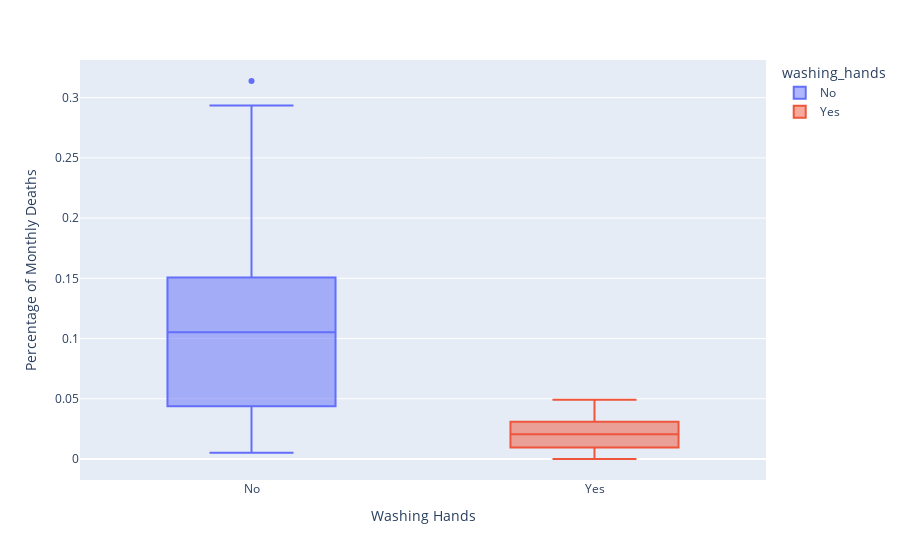

The code cell stored with this chart in its notebook:
### Code cell
px.box(df_monthly,
      x='washing_hands',
      y='pct_deaths',
      color='washing_hands').update_layout(xaxis_title='Washing Hands',
                                          yaxis_title='Percentage of Monthly Deaths')

### Figure 1 — Plotly figure (JSON) as saved in the notebook; plotly's stock layout.template omitted (floating-point values rounded to 4 significant figures)
{"data": [{"alignmentgroup": "True", "hovertemplate": "washing_hands=%{x}<br>pct_deaths=%{y}<extra></extra>", "legendgroup": "No", "marker": {"color": "#636efa"}, "name": "No", "notched": false, "offsetgroup": "No", "orientation": "v", "showlegend": true, "type": "box", "x": ["No", "No", "No", "No", "No", "No", "No", "No", "No", "No", "No", "No", "No", "No", "No", "No", "No", "No", "No", "No", "No", "No", "No", "No", "No", "No", "No", "No", "No", "No", "No", "No", "No", "No", "No", "No", "No", "No", "No", "No", "No", "No", "No", "No", "No", "No", "No", "No", "No", "No", "No", "No", "No", "No", "No", "No", "No", "No", "No", "No", "No", "No", "No", "No", "No", "No", "No", "No", "No", "No", "No", "No", "No", "No", "No", "No"], "x0": " ", "xaxis": "x", "y": [0.1457, 0.07531, 0.04332, 0.01569, 0.007843, 0.05, 0.08421, 0.01351, 0.01878, 0.1102, 0.2255, 0.2085, 0.1222, 0.1023, 0.1074, 0.03226, 0.06593, 0.2078, 0.2546, 0.1839, 0.2934, 0.2297, 0.3138, 0.1912, 0.1597, 0.1241, 0.1193, 0.06098, 0.04082, 0.005236, 0.01554, 0.02262, 0.176, 0.07143, 0.08051, 0.1516, 0.1128, 0.1703, 0.1731, 0.05833, 0.02679, 0.04369, 0.0632, 0.01224, 0.03226, 0.1102, 0.1055, 0.07591, 0.04745, 0.04452, 0.04231, 0.04392, 0.07143, 0.06122, 0.03586, 0.1055, 0.1484, 0.1094, 0.1049, 0.1339, 0.1809, 0.1543, 0.1897, 0.1344, 0.1015, 0.131, 0.1806, 0.1439, 0.1496, 0.1077, 0.05369, 0.03215, 0.01923, 0.03607, 0.1827, 0.1224], "y0": " ", "yaxis": "y"}, {"alignmentgroup": "True", "hovertemplate": "washing_hands=%{x}<br>pct_deaths=%{y}<extra></extra>", "legendgroup": "Yes", "marker": {"color": "#EF553B"}, "name": "Yes", "notched": false, "offsetgroup": "Yes", "orientation": "v", "showlegend": true, "type": "box", "x": ["Yes", "Yes", "Yes", "Yes", "Yes", "Yes", "Yes", "Yes", "Yes", "Yes", "Yes", "Yes", "Yes", "Yes", "Yes", "Yes", "Yes", "Yes", "Yes", "Yes", "Yes", "Yes"], "x0": " ", "xaxis": "x", "y": [0.02239, 0.012, 0.01894, 0.0458, 0.03957, 0.04472, 0.0293, 0.03534, 0.006873, 0, 0.006557, 0.009585, 0.01136, 0.003717, 0, 0.009615, 0.02341, 0.02903, 0.0134, 0.02233, 0.03085, 0.04926], "y0": " ", "yaxis": "y"}], "layout": {"boxmode": "overlay", "legend": {"title": {"text": "washing_hands"}, "tracegroupgap": 0}, "margin": {"t": 60}, "xaxis": {"anchor": "y", "categoryarray": ["No", "Yes"], "categoryorder": "array", "domain": [0, 1], "title": {"text": "Washing Hands"}}, "yaxis": {"anchor": "x", "domain": [0, 1], "title": {"text": "Percentage of Monthly Deaths"}}}}
